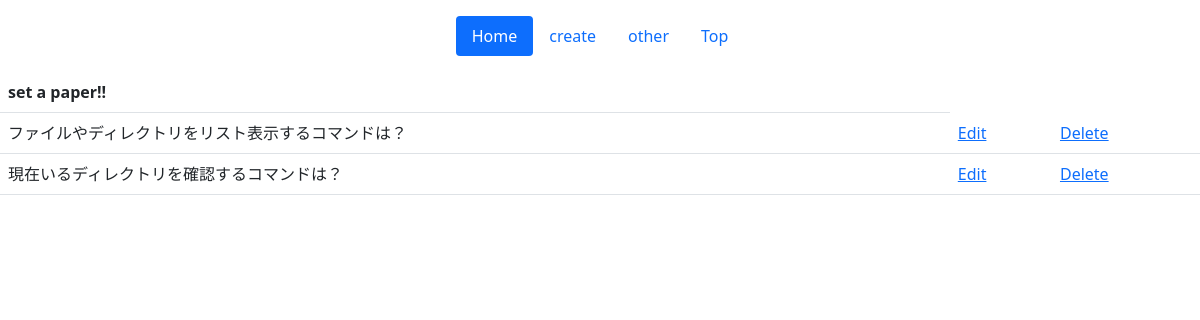
The app's page /posts/, older data.
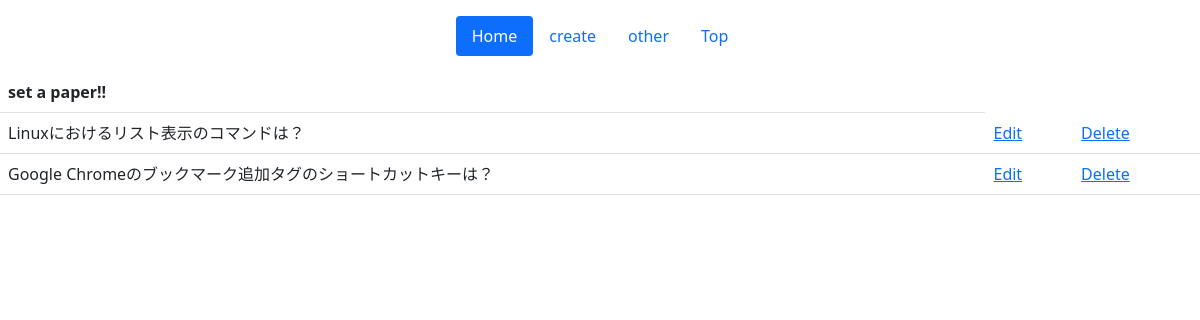
The same page, newer data.
### posts/models.py (models this page shows)
class Post(models.Model):
    day = models.DateField(verbose_name='日付', default=timezone.now)
    pulldown = models.CharField(verbose_name='ジャンル',choices=CHOICES,max_length=10)
    text = models.TextField(verbose_name='問題内容', max_length=200)
    answer = models.TextField(verbose_name='問題の答え', max_length=200)
    created_at = models.DateTimeField(verbose_name='通知日時', default=timezone.now)
    def __str__(self):
        return self.text

### posts/views.py (the view)
# urls.py: path("", login_required(index_view), name="index"),
def index(request):
    data = Post.objects.all()
    params = {
        'data': data,
    }
    return render(request, 'posts/index.html', params)

### posts/templates/posts/index.html (shortened to what this page needs)
{% extends 'posts/base.html' %}
{% block contents %}
  <table class="table">
       <tr>
           <th>set a paper!!</th>
       </tr>
   {% for item in data %}
       <tr>
          <td>{{item}}</td>
          <td><a href="{% url 'edit' item.id %}">Edit</a></td>
          <td><a href="{% url 'delete' item.id %}">Delete</a></td>
       </tr>
    {% endfor %}
  </table>
{% endblock %}

### posts/templates/posts/base.html (shortened to what this page needs)
{% load static %}
<!DOCTYPE html>
<html lang="ja">
  <head>
    <link href="{% static 'posts/css/bootstrap.min.css' %}" rel="stylesheet">
  </head>
  <body>
    {% include 'posts/header.html' %}
    {% block contents %}{% endblock %}
  </body>
</html>

### posts/templates/posts/header.html
<div class="container">
  <header class="d-flex justify-content-center py-3">
    <ul class="nav nav-pills">
      <li class="nav-item"><a href="#" class="nav-link active">Home</a></li>
      <li class="nav-item"><a href="#" class="nav-link">create</a></li>
      <li class="nav-item"><a href="#" class="nav-link">other</a></li>
      <li class="nav-item"><a href="#" class="nav-link">Top</a></li>
    </ul>
  </header>
 </div>

Row changes from the older to the newer data that the page shows:
removed Post: text "ファイルやディレクトリをリスト表示するコマンドは？"
removed Post: text "現在いるディレクトリを確認するコマンドは？"
added Post: text "Linuxにおけるリスト表示のコマンドは？"
added Post: text "Google Chromeのブックマーク追加タグのショートカットキーは？"
